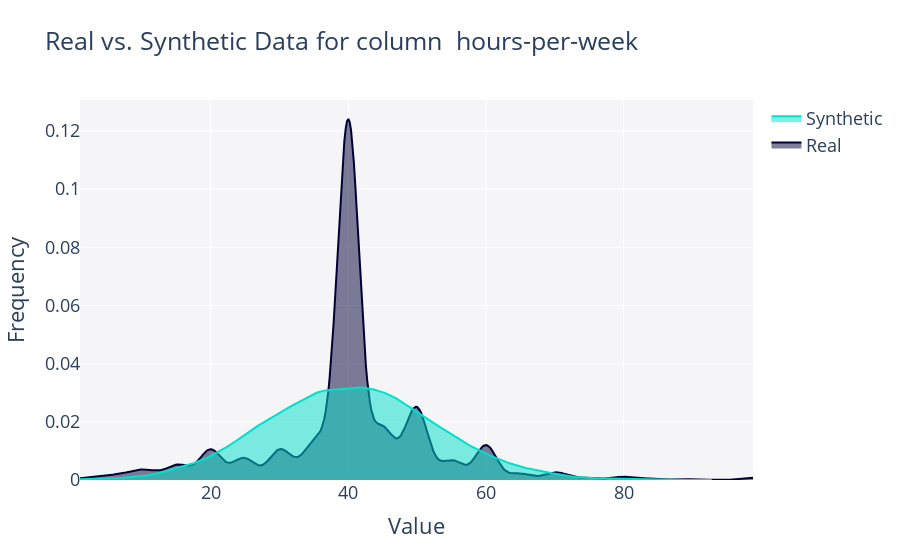

The notebook cell this image was saved under:
### Code cell
from sdv.evaluation.single_table import get_column_plot

fig = get_column_plot(
    real_data=age_hours_df,
    synthetic_data=synthetic_data_sdv,
    column_name=' hours-per-week',
    metadata=metadata1
)
    
fig.show()

### Figure 1 — Plotly figure (JSON) as saved in the notebook; plotly's stock layout.template omitted (floating-point values rounded to 4 significant figures; data arrays with more than 128 entries replaced by an {"elided": "..."} marker saying what was removed)
{"data": [{"fill": "tozeroy", "hovertemplate": "<b>Real</b><br>Value: %{x}<br>Frequency: %{y}<extra></extra>", "legendgroup": "Real", "marker": {"color": "#000036"}, "mode": "lines", "name": "Real", "showlegend": true, "type": "scatter", "x": {"elided": "500 float values"}, "xaxis": "x", "y": {"elided": "500 float values"}, "yaxis": "y"}, {"fill": "tozeroy", "hovertemplate": "<b>Synthetic</b><br>Value: %{x}<br>Frequency: %{y}<extra></extra>", "legendgroup": "Synthetic", "marker": {"color": "#01E0C9"}, "mode": "lines", "name": "Synthetic", "showlegend": true, "type": "scatter", "x": {"elided": "500 float values"}, "xaxis": "x", "y": {"elided": "500 float values"}, "yaxis": "y"}], "layout": {"barmode": "overlay", "font": {"size": 18}, "hovermode": "closest", "legend": {"traceorder": "reversed"}, "plot_bgcolor": "#F5F5F8", "title": {"text": "Real vs. Synthetic Data for column  hours-per-week"}, "xaxis": {"anchor": "y2", "domain": [0, 1], "title": {"text": "Value"}, "zeroline": false}, "yaxis": {"anchor": "free", "domain": [0, 1], "position": 0, "title": {"text": "Frequency"}}}}
